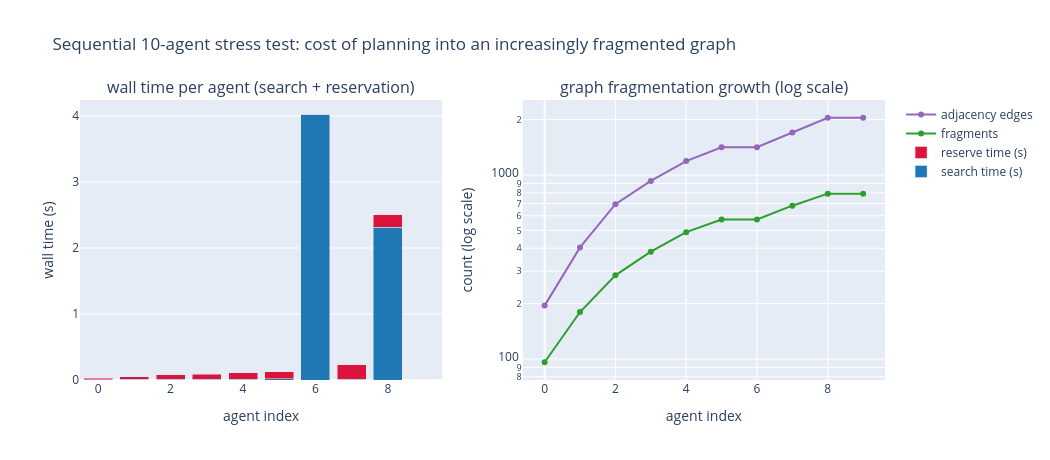

This figure's notebook cell:
### Markdown cell above
### Metrics: solve time and graph fragmentation growth

Wall time per agent (search vs. reservation, stacked) and fragment/
adjacency-edge count after each reservation (log scale) — fragmentation
is expected to compound, the same cost driver `search_based_stgcs.ipynb`'s
own stress test flags.

### Code cell
import plotly.graph_objects as go
from plotly.subplots import make_subplots

agents_idx = [r["agent"] for r in records]
search_times = [r["search_time_s"] for r in records]
reserve_times = [r["reserve_time_s"] or 0.0 for r in records]
n_frags_after = [r["n_frags_after"] for r in records]
n_edges_after = [r["n_edges_after"] for r in records]

fig_metrics = make_subplots(rows=1, cols=2, subplot_titles=(
    "wall time per agent (search + reservation)", "graph fragmentation growth (log scale)"))
fig_metrics.add_trace(go.Bar(x=agents_idx, y=search_times, name="search time (s)", marker_color="#1f77b4"),
                       row=1, col=1)
fig_metrics.add_trace(go.Bar(x=agents_idx, y=reserve_times, name="reserve time (s)", marker_color="crimson"),
                       row=1, col=1)
fig_metrics.add_trace(go.Scatter(x=agents_idx, y=n_frags_after, mode="lines+markers", name="fragments",
                                  line=dict(color="#2ca02c", width=2)), row=1, col=2)
fig_metrics.add_trace(go.Scatter(x=agents_idx, y=n_edges_after, mode="lines+markers", name="adjacency edges",
                                  line=dict(color="#9467bd", width=2)), row=1, col=2)
fig_metrics.update_layout(
    barmode="stack",
    title=f"Sequential {N_AGENTS}-agent stress test: cost of planning into an increasingly fragmented graph",
    width=1050, height=460)
fig_metrics.update_xaxes(title_text="agent index", row=1, col=1)
fig_metrics.update_xaxes(title_text="agent index", row=1, col=2)
fig_metrics.update_yaxes(title_text="wall time (s)", row=1, col=1)
fig_metrics.update_yaxes(title_text="count (log scale)", type="log", row=1, col=2)
print("fig_metrics built,", len(fig_metrics.data), "traces")

fig_metrics

### Figure 1 — Plotly figure (JSON) as saved in the notebook; plotly's stock layout.template omitted (floating-point values rounded to 4 significant figures)
{"data": [{"marker": {"color": "#1f77b4"}, "name": "search time (s)", "type": "bar", "x": [0, 1, 2, 3, 4, 5, 6, 7, 8, 9], "xaxis": "x", "y": [0.005509, 0.01144, 0.008047, 0.01496, 0.009779, 0.01663, 4.029, 0.01033, 2.316, 5.029e-05], "yaxis": "y"}, {"marker": {"color": "crimson"}, "name": "reserve time (s)", "type": "bar", "x": [0, 1, 2, 3, 4, 5, 6, 7, 8, 9], "xaxis": "x", "y": [0.02405, 0.03701, 0.07381, 0.07348, 0.1011, 0.1117, 0, 0.2195, 0.1864, 0], "yaxis": "y"}, {"line": {"color": "#2ca02c", "width": 2}, "mode": "lines+markers", "name": "fragments", "type": "scatter", "x": [0, 1, 2, 3, 4, 5, 6, 7, 8, 9], "xaxis": "x2", "y": [96, 180, 285, 383, 489, 573, 573, 681, 792, 792], "yaxis": "y2"}, {"line": {"color": "#9467bd", "width": 2}, "mode": "lines+markers", "name": "adjacency edges", "type": "scatter", "x": [0, 1, 2, 3, 4, 5, 6, 7, 8, 9], "xaxis": "x2", "y": [195, 404, 694, 929, 1190, 1415, 1415, 1702, 2047, 2047], "yaxis": "y2"}], "layout": {"annotations": [{"font": {"size": 16}, "showarrow": false, "text": "wall time per agent (search + reservation)", "x": 0.225, "xanchor": "center", "xref": "paper", "y": 1, "yanchor": "bottom", "yref": "paper"}, {"font": {"size": 16}, "showarrow": false, "text": "graph fragmentation growth (log scale)", "x": 0.775, "xanchor": "center", "xref": "paper", "y": 1, "yanchor": "bottom", "yref": "paper"}], "barmode": "stack", "height": 460, "title": {"text": "Sequential 10-agent stress test: cost of planning into an increasingly fragmented graph"}, "width": 1050, "xaxis": {"anchor": "y", "domain": [0, 0.45], "title": {"text": "agent index"}}, "xaxis2": {"anchor": "y2", "domain": [0.55, 1], "title": {"text": "agent index"}}, "yaxis": {"anchor": "x", "domain": [0, 1], "title": {"text": "wall time (s)"}}, "yaxis2": {"anchor": "x2", "domain": [0, 1], "title": {"text": "count (log scale)"}, "type": "log"}}}
